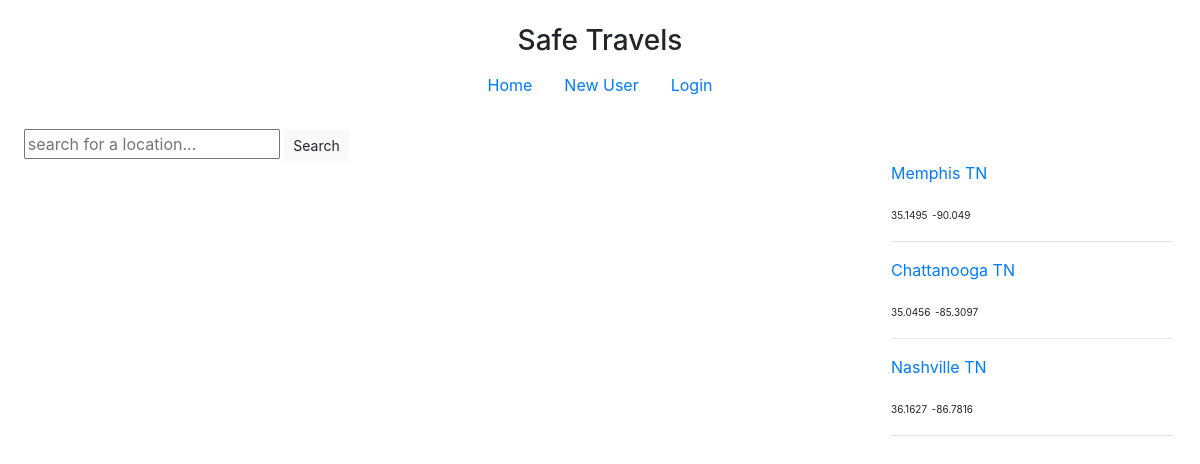
The app's page /, older data.
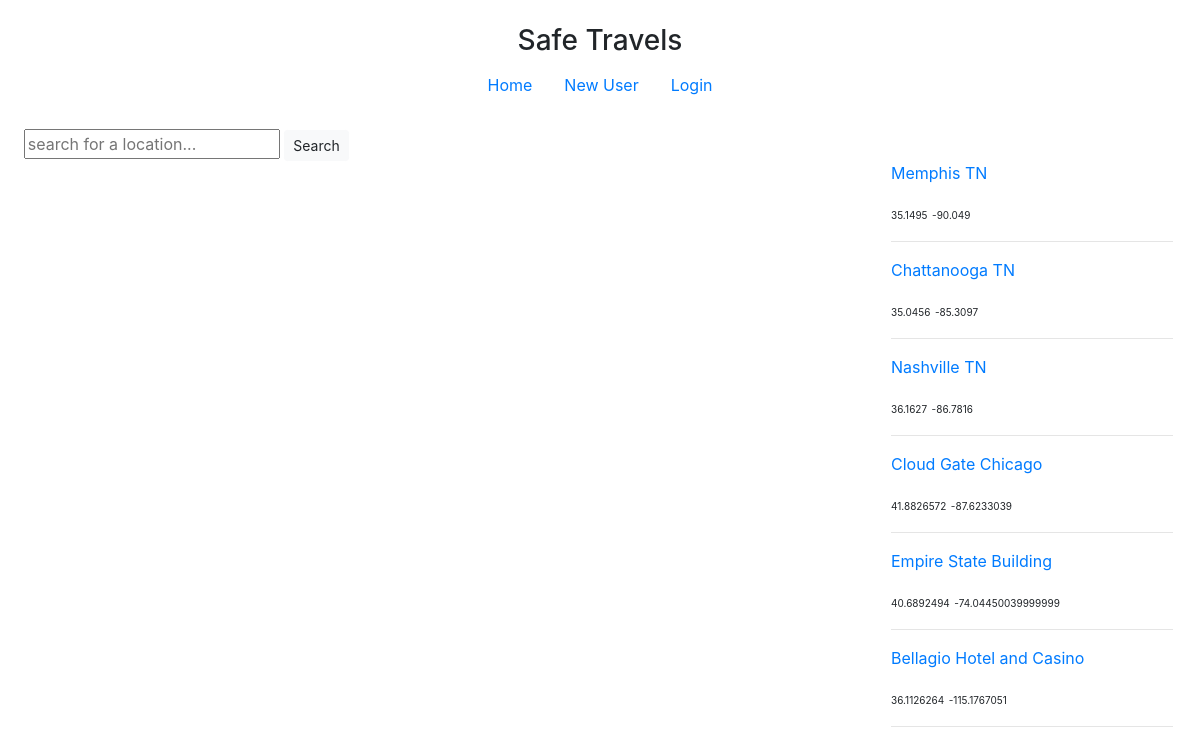
The same page, newer data.
### travelApp/models.py (models this page shows, shortened)
class LocationLog(models.Model):
    location = models.CharField(max_length=500, default='')
    location_lat = models.FloatField(default=0)
    location_long = models.FloatField(default=0)
    date_of_visit = models.DateTimeField(default=datetime.today)
    summary = models.TextField(default='')
    safety = models.IntegerField(default=0)
    affordability = models.IntegerField(default=0)
    accessibility = models.IntegerField(default=0)
    userModel_fk = models.ForeignKey(UserModel, on_delete=models.CASCADE, null=True, blank=True)

### travelApp/views.py (the view)
# urls.py: path('', views.index, name='index'),
def index(request):
    locationLogs = LocationLog.objects.all()
    context = {
        'allLogs': locationLogs
    }
    return render(request, 'travelApp/index.html', context)

### travelApp/templates/travelApp/index.html (shortened to what this page needs)
{% extends 'travelApp/base.html' %}
{% block content %}
<form class="searchBar" action="{% url 'searchLocation' %}" method="POST">
    <input type="text" name="searchBar" placeholder="search for a location...">
    <button type="submit" class="btn btn-light btn-sm">Search</button>
</form>
<div class="mapAndLogs">
    <div id="map"></div>
    <div class="listLogs">
        {% for logs in allLogs %}
        <a href="{% url 'logDetails' logs.id %}"><p class="locationName">{{logs.location}}</p></a>
        <p class="lat">{{logs.location_lat}}</p>
        <p class="long">{{logs.location_long}}</p>
        <hr>
        {% endfor %}
    </div>
</div>
{% endblock %}

### travelApp/templates/travelApp/base.html (shortened to what this page needs)
<!DOCTYPE html>
<html lang="en">
<head>
    {% load static %}
    <link rel="stylesheet" href="../../static/travelApp/css/bootstrap.css">
    <link rel="stylesheet" href="../../static/travelApp/css/base.css">
</head>
<body>
<nav>
    {% if request.user.is_authenticated %}
    <h3>Safe Travels</h3>
    <ul class="nav justify-content-center">
        <li class="nav-item">
            <a class="nav-link" href="{% url 'index' %}">Home</a>
        </li>
        <li class="nav-item">
            <a class="nav-link" href="{% url 'myLogs' %}">Profile</a>
        </li>
        <li class="nav-item">
            <a class="nav-link" href="{% url 'logout' %}">Logout</a>
        </li>
    </ul>
    {% else %}
    <h3>Safe Travels</h3>
    <ul class="nav justify-content-center">
        <li class="nav-item">
            <a class="nav-link" href="{% url 'index' %}">Home</a>
        </li>
        <li class="nav-item">
            <a class="nav-link" href="{% url 'newUser' %}">New User</a>
        </li>
        <li class="nav-item">
            <a class="nav-link" href="{% url 'login' %}">Login</a>
        </li>
    </ul>
    <br>
    {% endif %}
</nav>
{% block content %}
{% endblock %}
</body>
</html>

### travelApp/static/travelApp/css/base.css (style rules this page uses)
html, body { height: 100%; margin: 1%; }
h3 { align-content: center; text-align: center; }
.lat, .long { font-size: 10px; display: inline; }
.mapAndLogs { display: grid; grid-template-columns: 3fr 1fr; height: 80%; }
#map { height: 80%; grid-column: 1; grid-row: 1; margin: 1% 1% 0 0; position: -webkit-sticky; position: sticky; }
.listLogs { grid-column: 2; grid-row: 1; margin: 0 1% 0 1%; }

Row changes from the older to the newer data that the page shows:
added LocationLog: location "Cloud Gate Chicago", location_lat "41.8826572", location_long "-87.6233039"
added LocationLog: location "Empire State Building", location_lat "40.6892494", location_long "-74.04450039999999"
added LocationLog: location "Bellagio Hotel and Casino", location_lat "36.1126264", location_long "-115.1767051"
